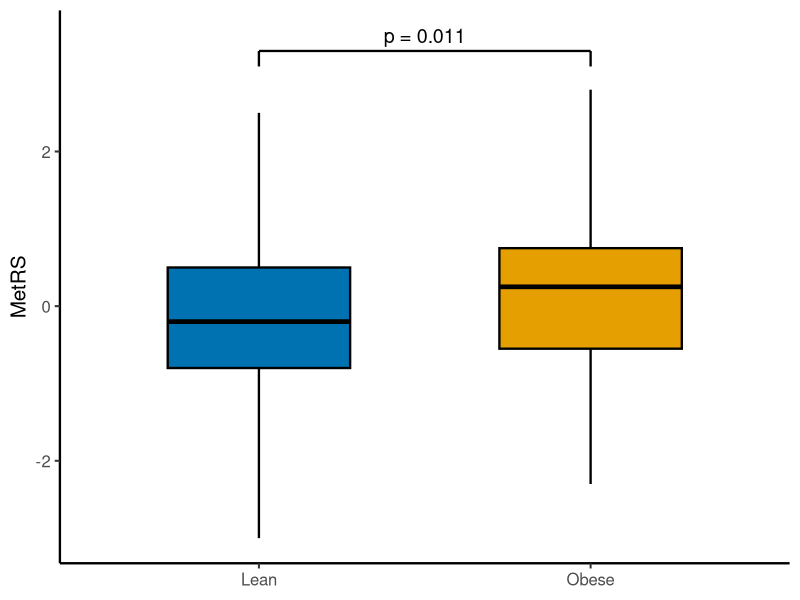

Write R code to recreate this figure.
library(ggplot2)

df = read.csv("data.csv")
df$group = factor(df$group, levels = c("Lean", "Obese"))

fill_cols = c("Lean" = "#0072B2", "Obese" = "#E69F00")

p = ggplot(df, aes(x = group, fill = group)) +
  geom_boxplot(
    aes(ymin = ymin, lower = lower, middle = middle, upper = upper, ymax = ymax),
    stat = "identity", width = 0.55, color = "black", linewidth = 0.8, outlier.shape = NA
  ) +
  annotate("segment", x = 1, xend = 2, y = 3.3, yend = 3.3, linewidth = 0.8) +
  annotate("segment", x = 1, xend = 1, y = 3.3, yend = 3.1, linewidth = 0.8) +
  annotate("segment", x = 2, xend = 2, y = 3.3, yend = 3.1, linewidth = 0.8) +
  annotate("text", x = 1.5, y = 3.5, label = "p = 0.011", size = 5) +
  scale_fill_manual(values = fill_cols) +
  scale_y_continuous(breaks = c(-2, 0, 2, 4)) +
  labs(x = NULL, y = "MetRS") +
  theme_classic(base_size = 15) +
  theme(legend.position = "none", axis.line = element_line(linewidth = 0.8))

ggsave("fig4b.png", p, width = 5, height = 4, dpi = 800, bg = "white")
